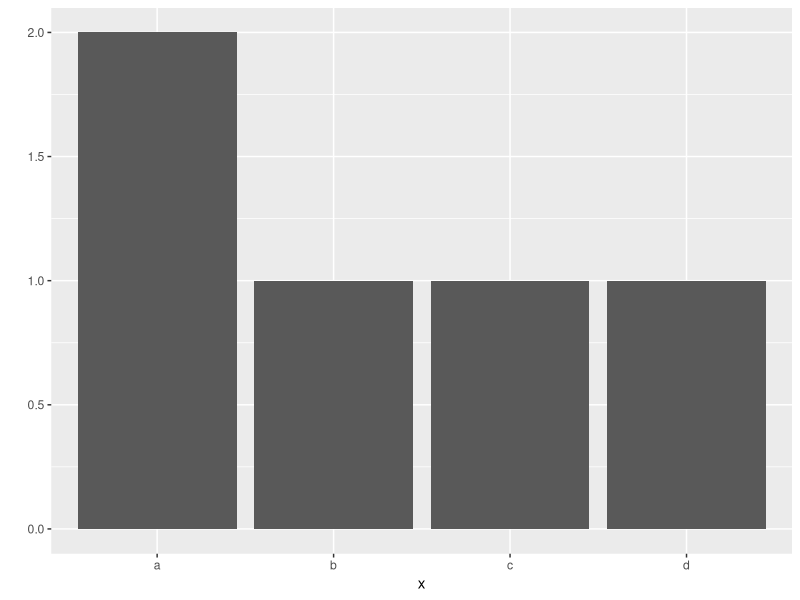
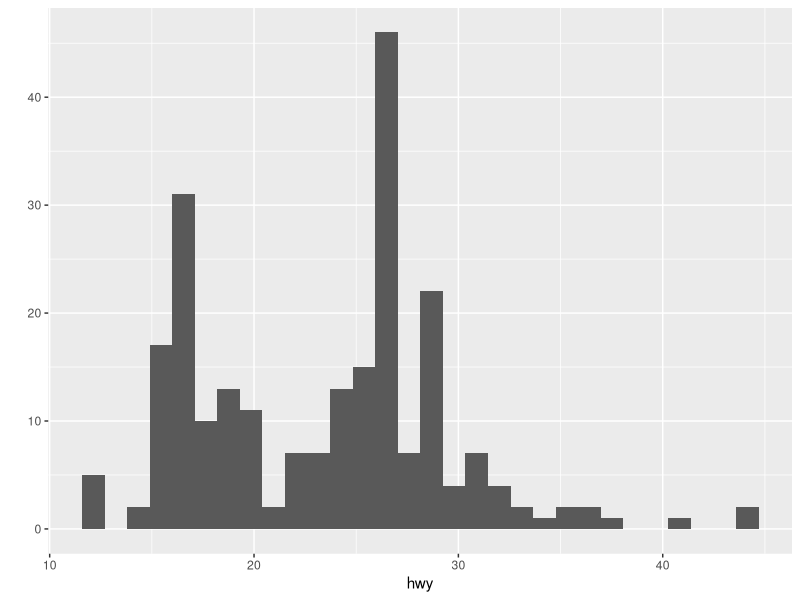
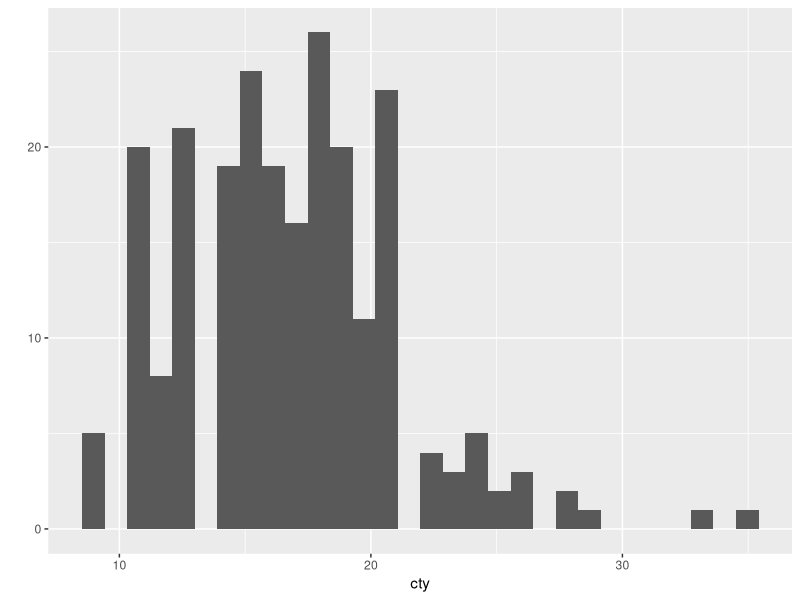
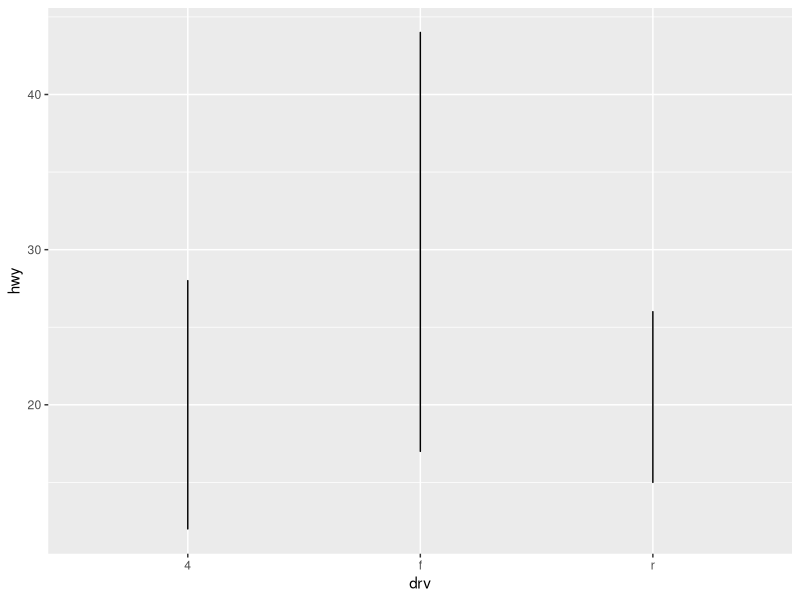
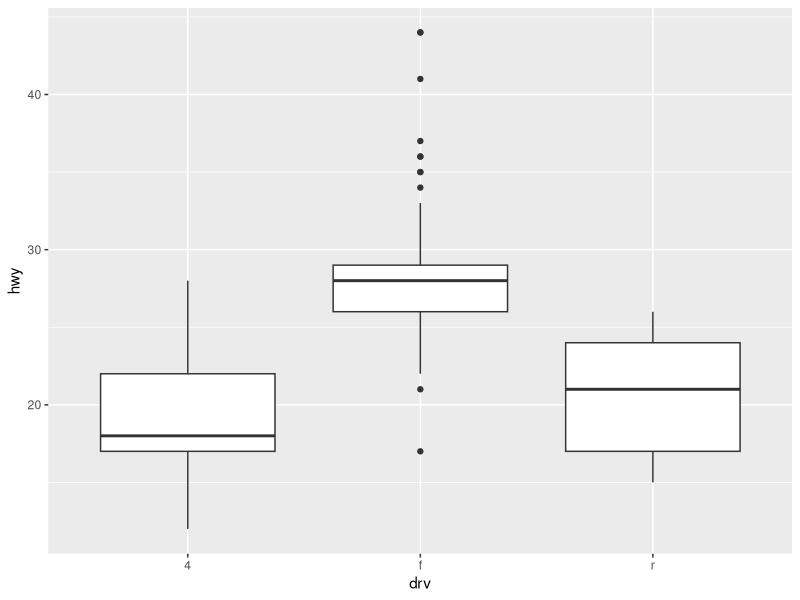
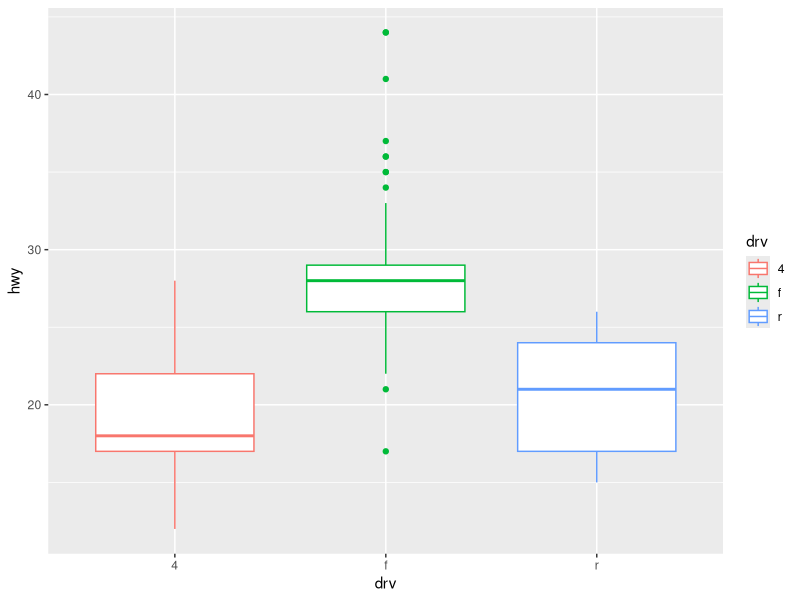

The R script that drew these images, in order:
b <- 2
b * 3
c <- c(1, 2,3, 5)
var3 <- seq(1, 5)
var4 <- seq(1, 10, by=2)
var5 <- seq(1, 10, by=3)
var4
var5
var4 + var5
var2 <- c(1:5)
var2 + var3
str1 <- 'a'
x <- c(1, 2, 3)
x
mean(x)
max(x)
min(x)
str5 <- c("Hello", "World", "is", "good")
str5
paste(str5, collapse = ",")
paste(str5, collapse = ' ')
x_mean <- mean(x)
x_mean
# 패키지 다운로드
install.packages("ggplot2")
# 패키지 로드
library(ggplot2)

# ggplot2 사용해보기
x <- c('a', 'b', 'c', 'd','a')
x

# 빈도 막대 그래프 출력
qplot(x)

# data에 mpg, x축에 hwy 변수를 지정해 그래프 생성
qplot(data = mpg, x = hwy)

# x축 cty
qplot(data = mpg, x = cty)

# x축 drv, y축 hwy, 선
qplot(data = mpg, x = drv, y = hwy, geom = "line")

# x축 drv, y축 hwy, 상자
qplot(data = mpg, x = drv, y = hwy, geom = "boxplot")

# x축 drv, y축 hwy, 상자, drv별 색 표현
qplot(data = mpg, x = drv, y = hwy, geom = 'boxplot', colour = drv)

# help 함수 메뉴얼
?qplot

student_point <- c(80, 60, 70, 50, 90)
mean(student_point)
total_point<- mean(student_point)
total_point

# 데이터 프레임 만들어보기
english = c(90, 80, 60, 70)
english
math = c(50, 60, 100, 20)
math
df_mdscore <- data.frame(english, math)
df_mdscore
class = c(1, 1, 2, 2)
df_mdscore <- data.frame(english, math, class)
df_mdscore
mean(df_mdscore$english)
mean(df_mdscore$math)

#데이터 프레임 한번에 만들기
df_midterm <- data.frame(english = c(90, 80, 60, 70),
                         math = c(50, 60, 100, 20),
                         class = c(1, 1, 2, 2))
df_midterm

flut <- data.frame(제품 = c('사과', '딸기', '수박'),
                     가격 = c(1800, 1500, 3000),
                     판매량 = c(24, 38, 13))
flut
mean(flut$가격)
mean(flut$판매량)